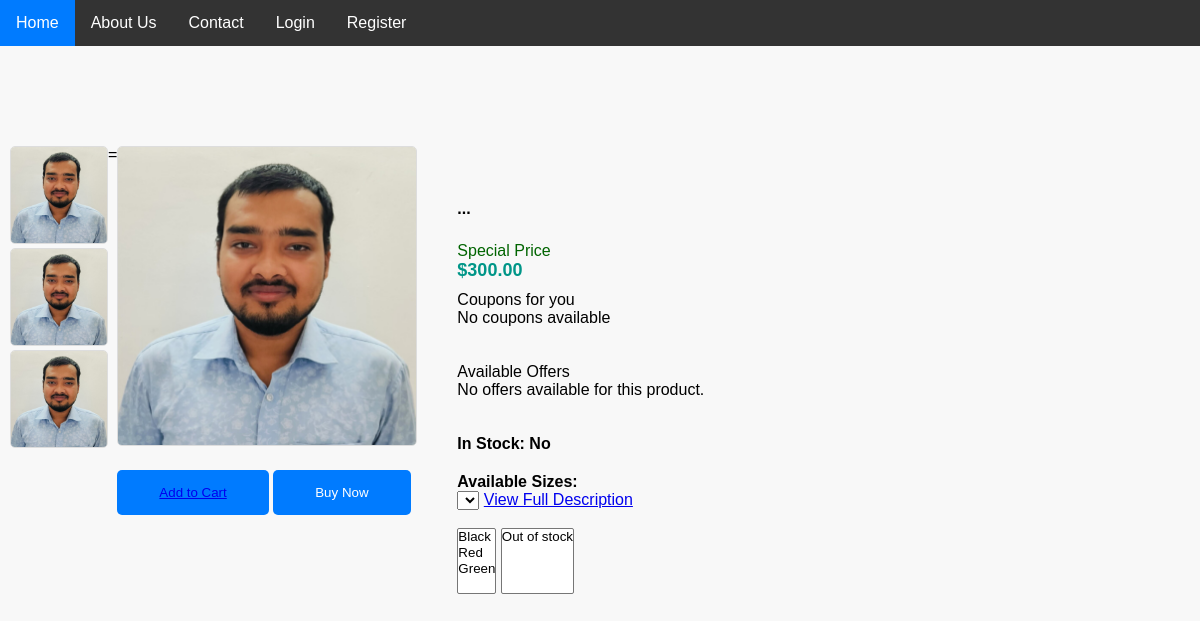
The page /product/2/ on the database as committed earlier.
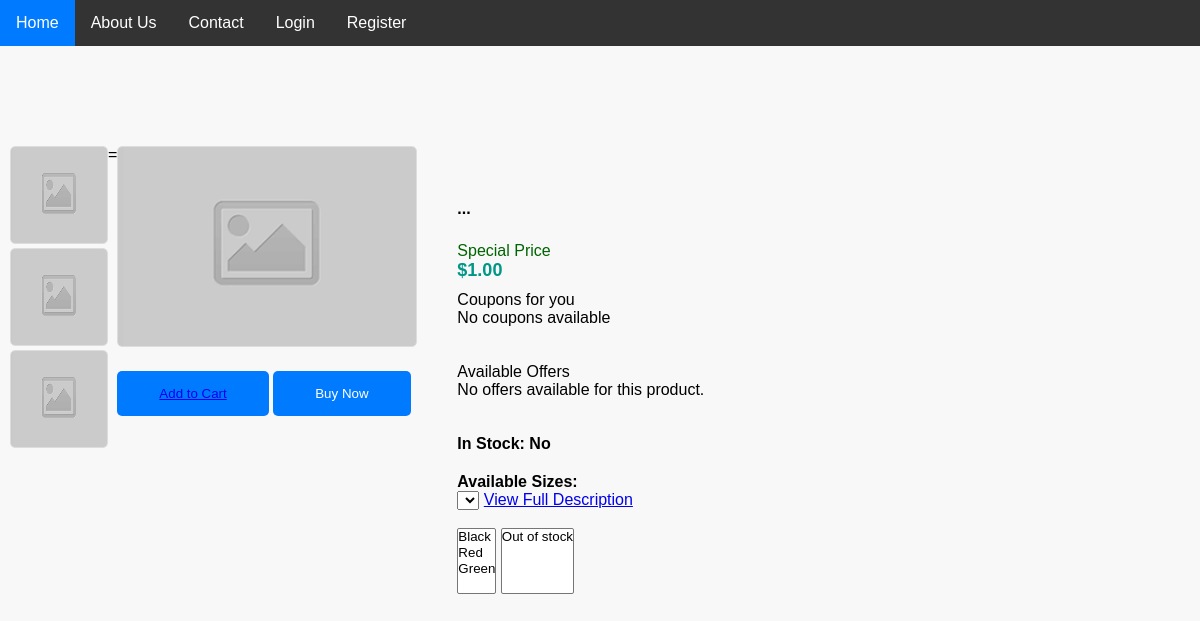
The same page on the database as committed later.
### Ecom_website/models.py (models this page shows, shortened)
class Product(models.Model):
    name = models.CharField(max_length=100)
    img = models.ImageField(blank=True, null=True, upload_to='products/')
    price = models.DecimalField(max_digits=10, decimal_places=2)
    description = models.TextField()
    offer = models.BooleanField(default=False)

### Ecom_website/views.py (the view)
# urls.py: path('product/<int:pk>/', views.product_details, name='product_details'),
def product_details(request, pk):
    product = get_object_or_404(Product, pk=pk)
    context = {
        'product': product,  # Pass the single product object to the template
    }
    return render(request, 'Pdetails.html', context)

### templates/Pdetails.html (shortened to what the changed rows need)
{% extends 'base.html' %}
{% block content %}
{% load static %}
<link rel="stylesheet" href="{% static 'Product_details.css' %}">
<main class="offcanvas-enabled" style="padding-top: 5rem;">
	<section class="ps-lg-4 pe-lg-3 pt-4">
		<div class="px-3 pt-2">
			<section class="row g-0 mx-n2 pb-5 mb-xl-3">
				<div class="col-xl-7 px-2 mb-3">
					<div class="h-100 bg-light rounded-3 p-4">
						<div class="product-gallery">
							<div class="product-gallery-preview order-sm-2">
                                <div class="product-container" >
                                    <ul class="product-small-image">
                                        <li class="product-image-item"><div class="product-gallery-preview-item active" id="image1">
                                            {% if product.img %}
                                            <a href="#"><img src="{{ product.img.url }}" class="img-thumbnail" alt="{{ product.name }}"></a>
                                            {% else %}
                                            <a href="#"><img src="{% static 'images/product.png' %}" class="img-thumbnail" alt="E-Commerce"></a>
                                            {% endif %}
                                        </div></li>
                                        <li class="product-image-item"><div class="product-gallery-preview-item active" id="image2">
                                            {% if product.img %}
                                            <a href="#"><img src="{{ product.img.url }}" class="img-thumbnail" alt="{{ product.name }}"></a>
                                            {% else %}
                                            <a href="#"><img src="{% static 'images/product.png' %}" class="img-thumbnail" alt="E-Commerce"></a>
                                            {% endif %}
                                        </div></li>
                                        <li class"product-image-item"><div class="product-gallery-preview-item active" id="image3">
                                            {% if product.img %}
                                            <a href="#"><img src="{{ product.img.url }}" class="img-thumbnail" alt="{{ product.name }}"></a>
                                            {% else %}
                                            <a href="#"><img src="{% static 'images/product.png' %}" class="img-thumbnail" alt="E-Commerce"></a>
                                            {% endif %}
                                        </div></li>
                                    </ul>=
                                    <div class="product-main-image">
                                        <div class="product-gallery-preview-item active" id="product-main-image">
                                            {% if product.img %}
                                            <a href="#"><img src="{{ product.img.url }}" class="img-thumbnail" alt="{{ product.name }}"></a>
                                            {% else %}
                                            <a href="#"><img src="{% static 'images/product.png' %}" class="img-thumbnail" alt="E-Commerce"></a>
                                            {% endif %}
                                        </div>
                                    </div>
                                </div>
							</div>
						</div>
						<div class="content">
							<div class="h-200 bg-light rounded-3 p-4">
								<div class="product-details">
									<span style="color: darkgreen;">Special Price</span><br>
									<h4 class="product-price"><span class="money">${{ product.price }}</span></h4>
									<span style="color: black;">Coupons for you</span><br>
									<br><br>
									<span>Available Offers</span><br>
									<br><br>
									<strong class="available-size">Available Sizes:</strong><br />
									<a href="#" data-reveal-id="myModal" onclick="showProductDetails()">View Full Description</a><br/><br/>
								</div>
							</div>
						</div>
					</div>
				</div>
			</section>
		</div>
	</section>
</main>
{% endblock content %}

Rows that differ between the two databases and show on the page:
changed Product: img "product/Abhishek.jpg" → empty (drawn); price "300.00" → "1.00"; img: picture removed
